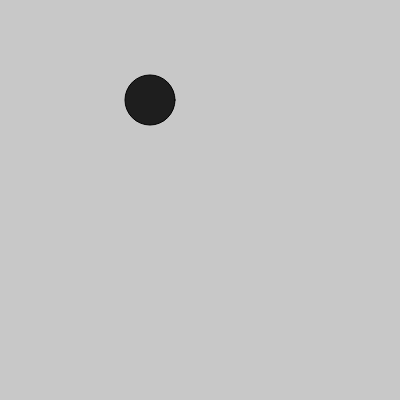
Frame 1 (no input)
Frame 60 (no input): identical to frame 1, image omitted
Frame 120 (the mouse pressed at the canvas centre since frame 60): identical to frame 1, image omitted

The p5.js sketch that drew this single still picture (run headless with seeded random() and noise() and a simulated clock; from frame 60 on, the mouse is pressed at the canvas centre):

// p5.js sketch
// ── sketch.js
let circleX = 150;  // 원의 초기 x 위치
let circleY = 100;  // 원의 초기 y 위치
let speed = 5;      // 원의 이동 속도

function setup() {
  createCanvas(400, 400);
  stroke(0);
  fill(30);
}

function draw() {
  background(200);

  // 키가 눌려져 있으면 원을 움직임
  if (keyIsPressed) {
    if (keyCode === LEFT_ARROW) {
      circleX = max(circleX - speed, 25); // 왼쪽 경계 제한
    } else if (keyCode === RIGHT_ARROW) {
      circleX = min(circleX + speed, width - 25); // 오른쪽 경계 제한
    } else if (keyCode === UP_ARROW) {
      circleY = max(circleY - speed, 25); // 위쪽 경계 제한
    } else if (keyCode === DOWN_ARROW) {
      circleY = min(circleY + speed, height - 25); // 아래쪽 경계 제한
    }
  }

  // 원 그리기
  ellipse(circleX, circleY, 50, 50);
}
